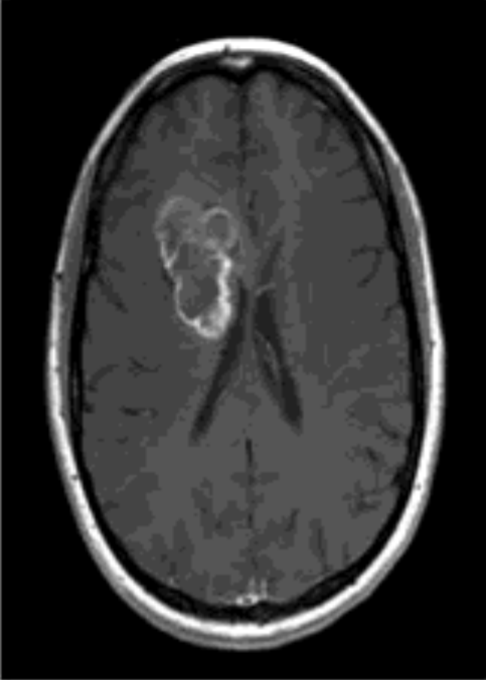
#> input picture ProyectoFinal Deteccion TumorCereblal Cany/Tumor/Cerebro.PNG, 486 x 680 px; its folder holds only this picture in this run; the run also reads 2 pictures not shown here
$ python Tumor_Detection_Canny.py   (older library calls are emulated)
#> lines starting #> are read from the running program, lines starting #| are printed output that depends on the picture; long printed decimals are rounded
### ProyectoFinal Deteccion TumorCereblal Cany/stepsTDC.py
from scipy import ndimage
from scipy.ndimage.filters import convolve
import cv2
import argparse
from scipy import misc
import numpy as np
import matplotlib.pyplot as plt

import numpy
import math
import cv2

from skimage.filters import threshold_otsu, threshold_adaptive
import matplotlib.pyplot as plt
import matplotlib.cm as cm


class cannyEdgeDetector:
    def __init__(self, imgs, sigma=1, kernel_size=5, weak_pixel=75, strong_pixel=255, lowthreshold=0.05, highthreshold=0.15):
        self.imgs = imgs
        self.img_smoothed = None
        self.gradientMat = None
        self.FiltroMedian = None
        self.thetaMat = None
        self.nonMaxImg = None
        self.Doble_thresholdImg = None
        self.weak_pixel = weak_pixel
        self.strong_pixel = strong_pixel
        self.sigma = sigma
        self.kernel_size = kernel_size
        self.lowThreshold = lowthreshold
        self.highThreshold = highthreshold
        return

    def gaussian_kernel(self, size, sigma=1):
        size = int(size) // 2
        x, y = np.mgrid[-size:size+1, -size:size+1]
        normal = 1 / (2.0 * np.pi * sigma**2)
        g =  np.exp(-((x**2 + y**2) / (2.0*sigma**2))) * normal
        return g

    def FiltroMediana(self):
        mx = ndimage.median_filter(self.imgs, 3)
        return mx


    def sobel_filters(self, img):
        Kx = np.array([[-1, 0, 1], [-2, 0, 2], [-1, 0, 1]], np.float32)
        Ky = np.array([[1, 2, 1], [0, 0, 0], [-1, -2, -1]], np.float32)

        Ix = ndimage.filters.convolve(img, Kx)
        Iy = ndimage.filters.convolve(img, Ky)

        G = np.hypot(Ix, Iy)
        G = G / G.max() * 255
        theta = np.arctan2(Iy, Ix)
        return (G, theta)


    def non_max_suppression(self, img, D):
        M, N = img.shape
        Z = np.zeros((M,N), dtype=np.int32)
        angle = D * 180. / np.pi
        angle[angle < 0] += 180


        for i in range(1,M-1):
            for j in range(1,N-1):
                try:
                    q = 255
                    r = 255

                   #angle 0
                    if (0 <= angle[i,j] < 22.5) or (157.5 <= angle[i,j] <= 180):
                        q = img[i, j+1]
                        r = img[i, j-1]
                    #angle 45
                    elif (22.5 <= angle[i,j] < 67.5):
                        q = img[i+1, j-1]
                        r = img[i-1, j+1]
                    #angle 90
                    elif (67.5 <= angle[i,j] < 112.5):
                        q = img[i+1, j]
                        r = img[i-1, j]
                    #angle 135
                    elif (112.5 <= angle[i,j] < 157.5):
                        q = img[i-1, j-1]
                        r = img[i+1, j+1]

                    if (img[i,j] >= q) and (img[i,j] >= r):
                        Z[i,j] = img[i,j]
                    else:
                        Z[i,j] = 0


                except IndexError as e:
                    pass

        return Z

    def Doble_threshold(self, img):

        highThreshold = img.max() * self.highThreshold;
        lowThreshold = highThreshold * self.lowThreshold;

        M, N = img.shape
        res = np.zeros((M,N), dtype=np.int32)

        weak = np.int32(self.weak_pixel)
        strong = np.int32(self.strong_pixel)

        strong_i, strong_j = np.where(img >= highThreshold)
        zeros_i, zeros_j = np.where(img < lowThreshold)

        weak_i, weak_j = np.where((img <= highThreshold) & (img >= lowThreshold))

        res[strong_i, strong_j] = strong
        res[weak_i, weak_j] = weak

        return (res)

    def hysteresis(self, img):

        M, N = img.shape
        weak = self.weak_pixel
        strong = self.strong_pixel

        for i in range(1, M-1):
            for j in range(1, N-1):
                if (img[i,j] == weak):
                    try:
                        if ((img[i+1, j-1] == strong) or (img[i+1, j] == strong) or (img[i+1, j+1] == strong)
                            or (img[i, j-1] == strong) or (img[i, j+1] == strong)
                            or (img[i-1, j-1] == strong) or (img[i-1, j] == strong) or (img[i-1, j+1] == strong)):
                            img[i, j] = strong
                        else:
                            img[i, j] = 0
                    except IndexError as e:
                        pass

        return img

    def PSNR (self):
        original = cv2.imread("Resultados/Cerebro.png")
        contrast = cv2.imread("Resultados/CerebroS.png",1)
        def psnr(img1, img2):
            mse = numpy.mean( (img1 - img2) ** 2 )
            if mse == 0:
                return 100
            PIXEL_MAX = 255.0
            return 20 * math.log10(PIXEL_MAX / math.sqrt(mse))

        d=psnr(original,contrast)
        print("resultado PSNR  = ",d)

    def detect(self):


        self.img_smoothed = convolve(self.imgs, self.gaussian_kernel(self.kernel_size, self.sigma))
        self.FiltroMedian = self.FiltroMediana()
        self.gradientMat, self.thetaMat = self.sobel_filters(self.img_smoothed)
        self.nonMaxImg = self.non_max_suppression(self.gradientMat, self.thetaMat)
        self.thresholdImg = self.Doble_threshold(self.nonMaxImg)
        img_final = self.hysteresis(self.thresholdImg)

        """image  = cv2.imread("Salida/Cerebro.png", cv2.IMREAD_GRAYSCALE)

        block_size = 25
        binary_adaptive = threshold_adaptive(image, block_size, offset=9)
        plt.imsave('Salida/'+"s.png", np.array(binary_adaptive), cmap=cm.gray)"""

        #print(img_final)
        #self.imgs_final.append(img_final)"""

        self.PSNR ()

        return img_final

### ProyectoFinal Deteccion TumorCereblal Cany/Tumor_Detection_Canny.py
import matplotlib.image as mpimg
import matplotlib.pyplot as plt
import os
import stepsTDC as ced
from PIL import Image

def convertFormatImage(dir_name = 'input/Asco/'):
    for filename in os.listdir(dir_name):
        if os.path.isfile(dir_name + '/' + filename):
            img = Image.open(dir_name + '/' + filename)
            nameFile=filename.split('.tiff')
            print(nameFile[0])

            NI=Image.new("RGB",img.size,(255,255,255))
            NI.paste(img,(0,0));

            NI.save('output/Asco_b/'+ nameFile[0]+".jpg")


def rgb2gray(rgb):

    r, g, b = rgb[:,:,0], rgb[:,:,1], rgb[:,:,2]
    gray = 0.2989 * r + 0.5870 * g + 0.1140 * b

    return gray

def load_data(dir_name = 'Tumor/'):

#> called with dir_name = 'Tumor/'
    for filename in os.listdir(dir_name):
        if os.path.isfile(dir_name + '/' + filename):

            print(filename)
            img = mpimg.imread(dir_name + '/' + filename)
#> img is the input picture: shape (680, 486, 4) float32; mean R, G, B, A 0.183, 0.183, 0.183, 1
            img = rgb2gray(img)
            #imgs=img
            #imgs.append(img)
            detector = ced.cannyEdgeDetector(img, sigma=15, kernel_size=5, lowthreshold=0.001, highthreshold=0.095, weak_pixel=100)

            imgs_final = detector.detect()
#> in sobel_filters, `Ix = ndimage.filters.convolve(img, Kx)`:
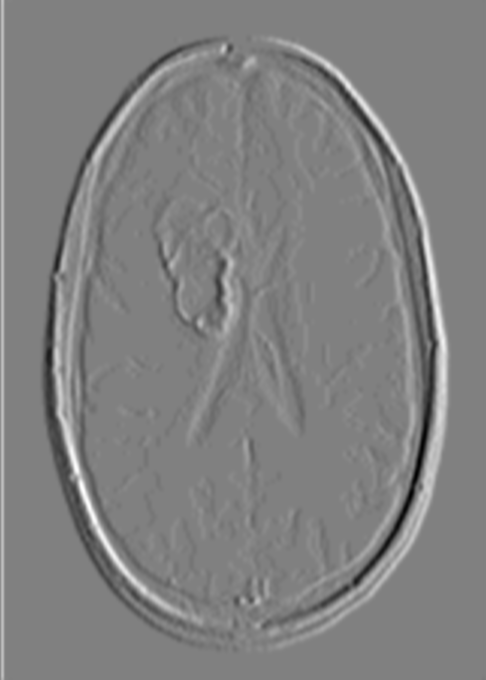
#> Ix: shape (680, 486) float32; min -0.022, max 0.0217, mean 6.75e-05; drawn with min black and max white
#> in sobel_filters, `Iy = ndimage.filters.convolve(img, Ky)`:
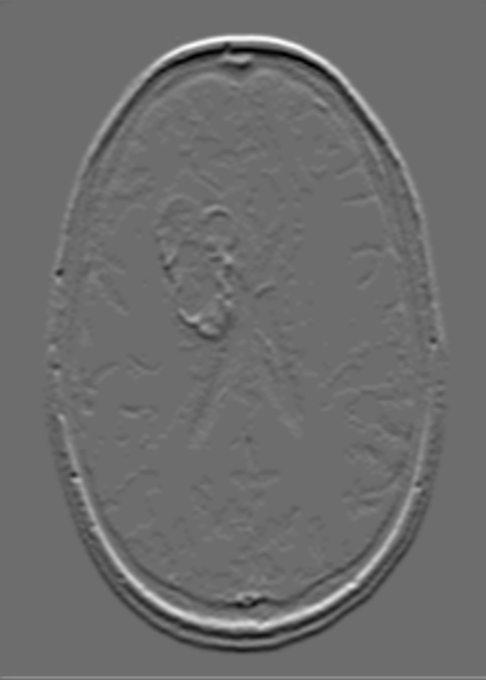
#> Iy: shape (680, 486) float32; min -0.0183, max 0.0244, mean 1.97e-05; drawn with min black and max white
#> in sobel_filters, `theta = np.arctan2(Iy, Ix)`:
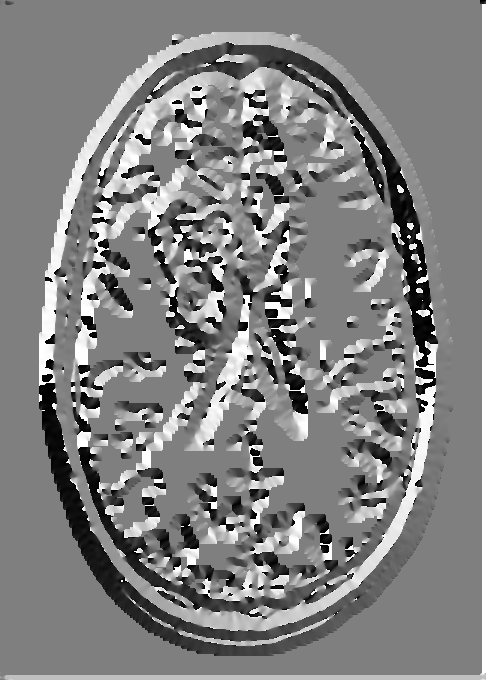
#> theta: shape (680, 486) float32; min -3.14, max 3.14, mean 0.0538; drawn with min black and max white
#> in non_max_suppression, `angle[angle < 0] += 180`:
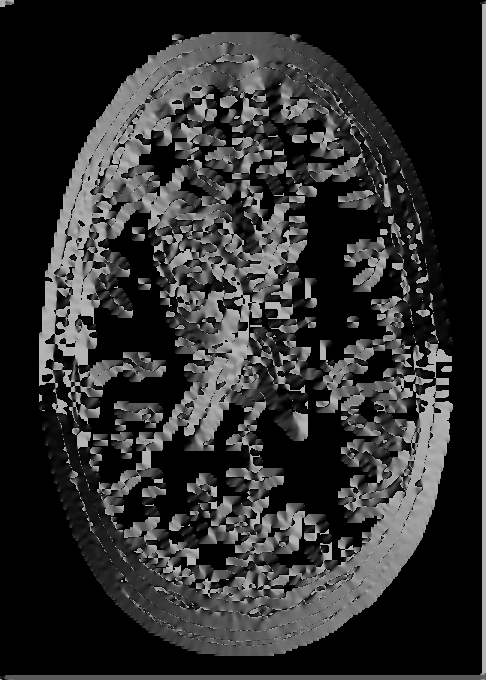
#> angle: shape (680, 486) float32; min 0, max 180, mean 46.1
#> after the loop in non_max_suppression, `for i in range(1,M-1):`:
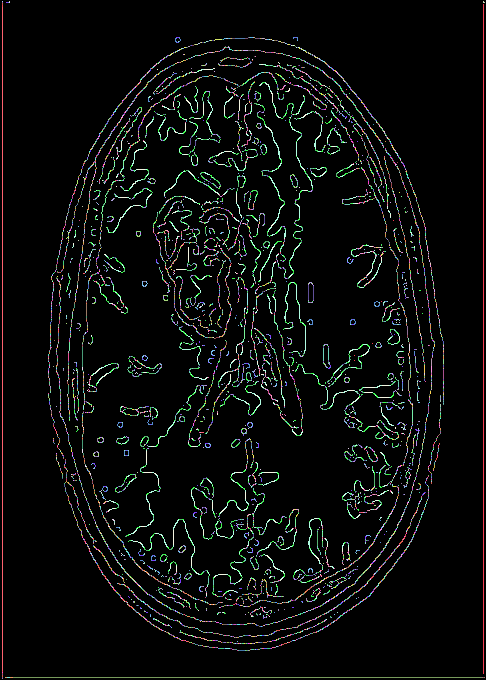
#> Z: shape (680, 486) int32; 255 distinct labels, from 0 to 255; one colour per label, 0 black
#> in Doble_threshold, `highThreshold = img.max() * self.highThreshold;`: highThreshold = 24.23
#> in Doble_threshold, `lowThreshold = highThreshold * self.lowThreshold;`: lowThreshold = 0.0242
#> in Doble_threshold, `strong_i, strong_j = np.where(img >= highThreshold)`: strong_i = 10978 values from 1 to 678; strong_j = 10978 values, max 484 at index 10976, min 2 at index 0, mean 227
#> in Doble_threshold, `weak_i, weak_j = np.where((img <= highThreshold) & (img >= lowThreshol..`: weak_i = 12130 values from 1 to 673; weak_j = 12130 values, max 484 at index 7, min 6 at index 2, mean 261.8
#> in detect, `self.thresholdImg = self.Doble_threshold(self.nonMaxImg)`:
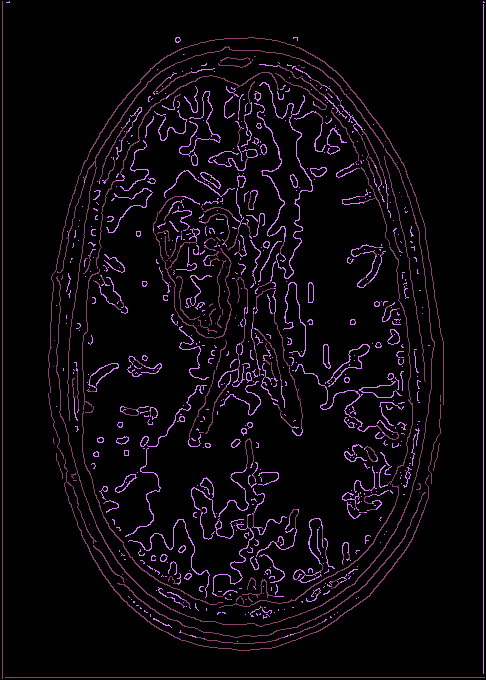
#> self.thresholdImg: shape (680, 486) int32; 3 distinct labels, from 0 to 255; one colour per label, 0 black
#> after the loop in hysteresis, `for i in range(1, M-1):`:
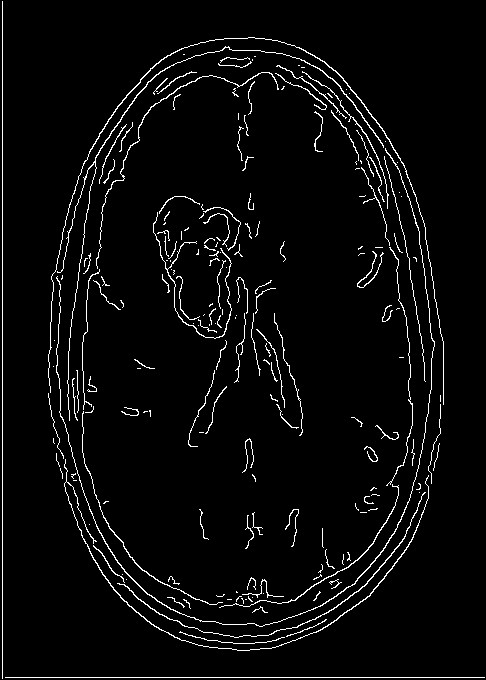
#> img: shape (680, 486) int32; 3.8% white in thin lines or dots
#> in psnr, `mse = numpy.mean( (img1 - img2) ** 2 )`: mse = 45.54
#> in PSNR, `d=psnr(original,contrast)`: d = 31.55
#| resultado PSNR  =  31.547

            visualize(img,filename, 'gray')

            visualize(imgs_final,filename, 'gray')

def visualize(imgs,name, format=None, gray=False):
    i=0;
    plt.figure(figsize=(20, 40))
    if imgs.shape[0] == 3:
        imgs = imgs.transpose(1,2,0)
    plt_idx = i+1
    plt.subplot(2, 2, plt_idx)
    plt.imshow(imgs, format)

    #image = imread("output/0.png")
    #negative = 255 - imgs

    negative = imgs
    mpimg.imsave('Salida/'+name,negative, cmap='Greys_r', vmin=0, vmax=1)

#______________________________________________________________
#convertFormatImage()
imgs = load_data()
